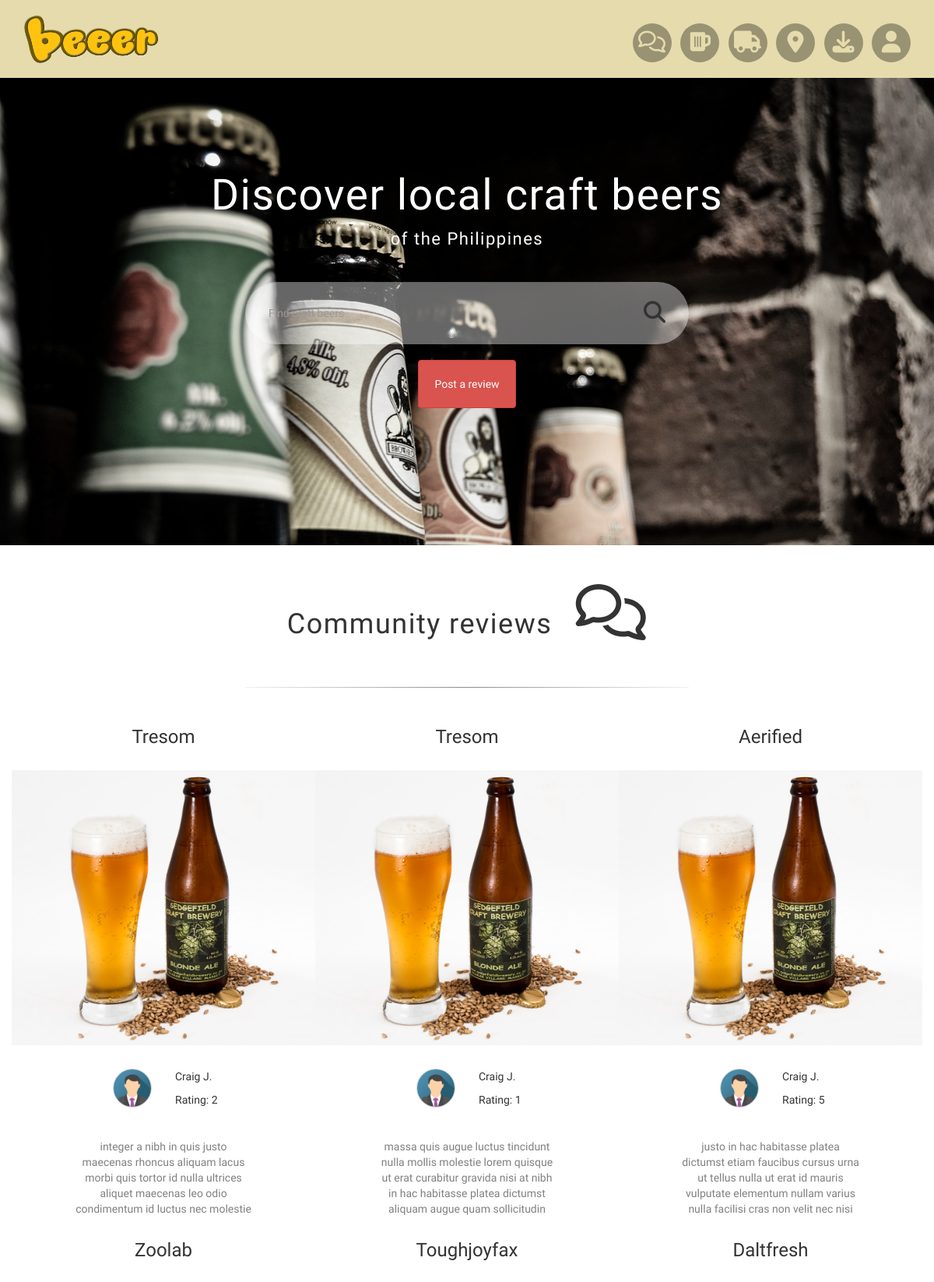
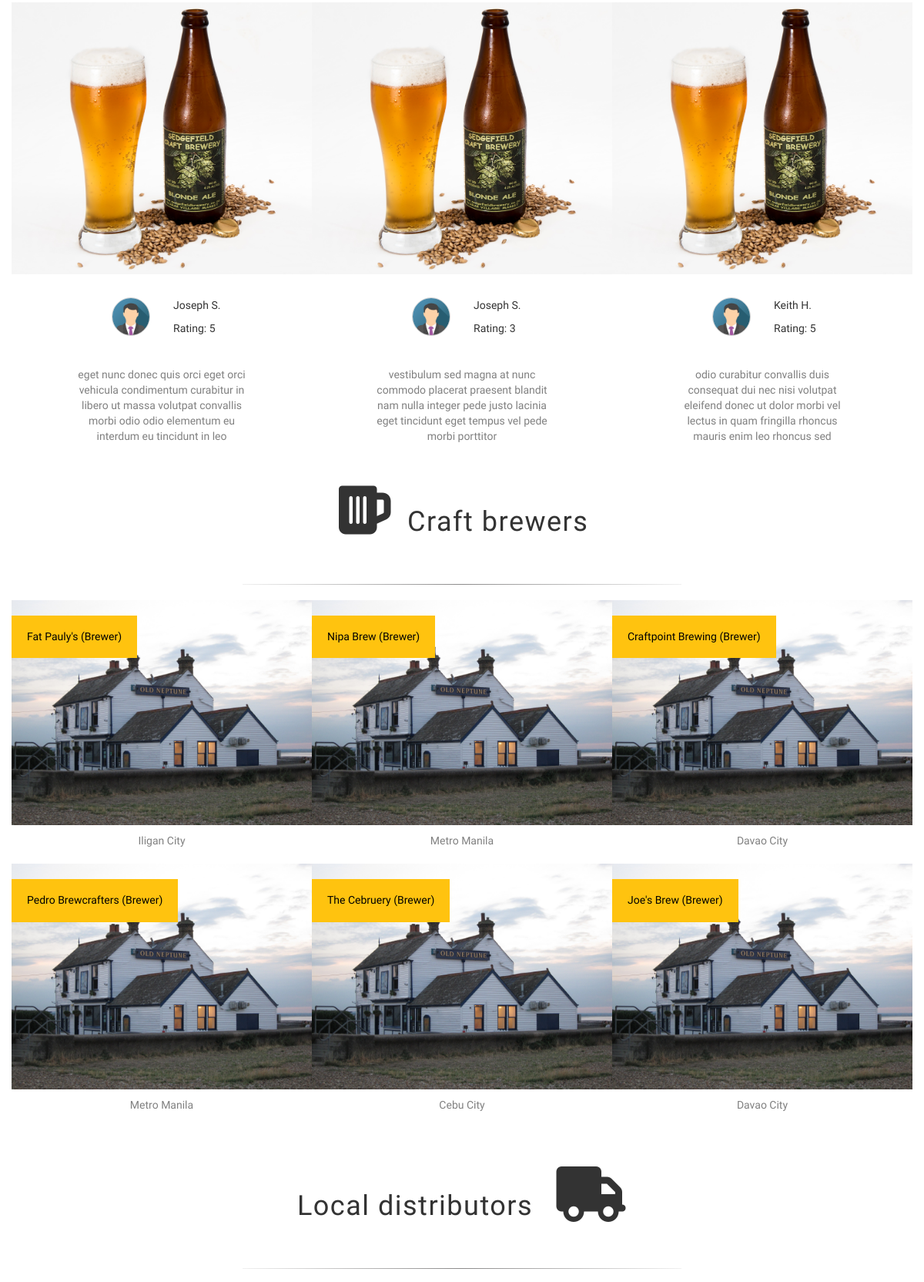
/index.php (signed in, upper part), run on the app's committed database (2 pictures, top to bottom).
### tables this page shows
CREATE TABLE `reviews` (
  `id` int(11) NOT NULL,
  `rating` int(11) DEFAULT NULL,
  `text` text,
  `img` varchar(255) DEFAULT NULL,
  `date` datetime DEFAULT NULL,
  `user_id` int(11) DEFAULT NULL,
  `beer_id` int(11) DEFAULT NULL
);

CREATE TABLE `beers` (
  `id` int(11) NOT NULL,
  `name` varchar(255) NOT NULL,
  `text` varchar(255) DEFAULT NULL,
  `img` varchar(255) NOT NULL,
  `brewer_id` int(11) DEFAULT NULL
);

CREATE TABLE `users` (
  `id` int(11) NOT NULL,
  `email_add` varchar(255) DEFAULT NULL,
  `first_name` varchar(255) DEFAULT NULL,
  `last_name` varchar(255) DEFAULT NULL,
  `dob` date DEFAULT NULL,
  `pwd` varchar(255) DEFAULT NULL
);

CREATE TABLE `brewers` (
  `id` int(11) NOT NULL,
  `name` varchar(255) NOT NULL,
  `bus_add` varchar(255) DEFAULT NULL,
  `sched_open` time DEFAULT NULL,
  `sched_close` time DEFAULT NULL,
  `phone_num` varchar(255) DEFAULT NULL,
  `img` varchar(255) DEFAULT NULL
);

### landing.php (called while the page is built, shortened)
<?php
  require_once "./layout.php";
?>

### index.php (called while the page is built, shortened)
<?php
  require_once "./landing.php";
?>

### reviews.php (the view)
<div class="container review-section" style="text-align:center;">
  <div class="row">
    <div class="col-lg-12">
      <h1 id="reviews">Community reviews <i class="fa fa-comments-o fa-2x" aria-hidden="true" style="padding-left:20px;"></i></h1>
    </div>
  </div>
  <hr class="style14">
  <div class="row">
    <?php
      require_once "connection.php";
      $query = "
      select reviews.img as r_img, beers.name, users.first_name, users.last_name, reviews.rating, reviews.text
      from reviews
      inner join beers on reviews.beer_id = beers.id
      inner join users on reviews.user_id = users.id
      order by rand()
      limit 0,6;
      ";
      $result = mysqli_query($conn, $query);
      while ($row = mysqli_fetch_assoc($result)) {
        $review_img = $row["r_img"];
        $beer_name = $row["name"];
        $user_fname = $row["first_name"];
        $user_lname = $row["last_name"];
        $user_rating = $row["rating"];
        $user_feedback = $row["text"];
        echo "
          <div class='col-xs-4 review-card'>
            <h3>" . $beer_name . "</h3>
            <a href='#'>
              <img class='image' src='" . $review_img . "' title='See full review'>
            </a>
            <div class='row'>
              <div class='col-xs-6 user-img'>
                <img src='./img/img_avatar.png'>
              </div>
              <div class='col-xs-6 user-details'>
                <p>" . $user_fname . " " . $user_lname[0] . ".</p>
                <p>Rating: " . $user_rating . "</p>
              </div>
            </div>
            <div class='user-feedback manage-text-overflow' style='color:grey;'>" . $user_feedback . "</div>
          </div>
        ";
      }
    ?>
  </div>
</div>

### brewers.php
<div class="container brewers-section" style="text-align:center;">
	<div class="row">
		<div class="col-xs-12">
			<h1 id="brewers"><i class="fa fa-beer fa-2x" aria-hidden="true" style="padding-right:20px;"></i>Craft brewers</h1>
		</div>
	</div>
	<hr class="style14">
	<div class="row">
		<?php
			require_once "connection.php";
			$query = "select * from brewers order by rand() limit 0,6;";
			$result = mysqli_query($conn, $query);
			while ($row = mysqli_fetch_assoc($result)) {
				$img_str = $row["img"];
				$img_title = $row["name"];
				$img_add = $row["bus_add"];
				echo "
					<div class='col-xs-4 brewer-img'>
						<a href='#'><h5>" . $img_title . "</h5></a>
						<img src='" . $img_str . "'>
						<p style='color:grey;padding:10px;'>" . $img_add . "</p>
					</div>
				";
			}
		?>
	</div>
</div>

### css/style.css (style rules this page uses)
body { font-family: 'Comfortaa', sans-serif; }
hr.style14 { width: 50%; border: 0; height: 1px; background-image: -webkit-linear-gradient(left, #f0f0f0, #8c8b8b, #f0f0f0); background-image: -moz-linear-gradient(left, #f0f0f0, #8c8b8b, #f0f0f0); background-image: -ms-linear-gradient(left, #f0f0f0, #8c8b8b, #f0f0f0); background-image: -o-linear-gradient(left, #f0f0f0, #8c8b8b, #f0f0f0); }
.review-section h1 { font-family: "Lilita One", cursive; padding: 30px 0 30px 0; letter-spacing: 1.5px; }
div.col-xs-4.review-card { padding-left: 0; padding-right: 0; }
div.col-xs-4.review-card > h3 { margin: 30px 0 30px 0; }
div.col-xs-4.review-card > div.row { margin-top: 30px; }
div.col-xs-4.review-card > div.row > div.col-xs-6.user-img { text-align: right; }
div.col-xs-4.review-card > div.row > div.col-xs-6.user-details { text-align: left; }
div.col-xs-4.review-card > div.row > div.col-xs-6 > img { height: 50px; width: 50px; border: 1px solid lightgrey; border-radius:50%; }
div.col-xs-4.review-card > div.user-feedback { height: 100px; text-overflow: ellipsis; overflow: hidden; margin-top: 30px; padding:0 80px 0 80px; }
div.col-xs-4.review-card > a > img { width: 100%; }
.brewers-section h1 { font-family: "Lilita One", cursive; padding: 30px 0 30px 0; letter-spacing: 1.5px; }
div.col-xs-4.brewer-img { padding-left: 0; padding-right: 0; }
.brewer-img > img { width: 100%; }
.brewer-img > a > h5 { position: absolute; top: 0; left: 0; margin: 20px 0 0 0; padding: 20px; background-color: rgb(255,195,15); color: #000; }

### data on the page
reviews: beer.name "Tresom", img (placeholder picture), user.first_name "Craig", user.last_name "J", rating "2", text "integer a nibh in quis justo maecenas rhoncus aliquam lacus morbi quis tortor id nulla ultrices aliquet maecenas leo odio condimentum id luctus nec molestie…"
reviews: beer.name "Tresom", img (placeholder picture), user.first_name "Craig", user.last_name "J", rating "1", text "massa quis augue luctus tincidunt nulla mollis molestie lorem quisque ut erat curabitur gravida nisi at nibh in hac habitasse platea dictumst aliquam augue quam sollicitudin…"
reviews: beer.name "Aerified", img (placeholder picture), user.first_name "Craig", user.last_name "J", rating "5", text "justo in hac habitasse platea dictumst etiam faucibus cursus urna ut tellus nulla ut erat id mauris vulputate elementum nullam varius nulla facilisi cras non velit nec nisi…"
reviews: beer.name "Zoolab", img (placeholder picture), user.first_name "Joseph", user.last_name "S", rating "5", text "eget nunc donec quis orci eget orci vehicula condimentum curabitur in libero ut massa volutpat convallis morbi odio odio elementum eu interdum eu tincidunt in leo…"
reviews: beer.name "Toughjoyfax", img (placeholder picture), user.first_name "Joseph", user.last_name "S", rating "3", text "vestibulum sed magna at nunc commodo placerat praesent blandit nam nulla integer pede justo lacinia eget tincidunt eget tempus vel pede morbi porttitor"
reviews: beer.name "Daltfresh", img (placeholder picture), user.first_name "Keith", user.last_name "H", rating "5", text "odio curabitur convallis duis consequat dui nec nisi volutpat eleifend donec ut dolor morbi vel lectus in quam fringilla rhoncus mauris enim leo rhoncus sed…"
brewers: name "Fat Pauly's (Brewer)", img (placeholder picture), bus_add "Iligan City"
brewers: name "Nipa Brew (Brewer)", img (placeholder picture), bus_add "Metro Manila"
brewers: name "Craftpoint Brewing (Brewer)", img (placeholder picture), bus_add "Davao City"
brewers: name "Pedro Brewcrafters (Brewer)", img (placeholder picture), bus_add "Metro Manila"
brewers: name "The Cebruery (Brewer)", img (placeholder picture), bus_add "Cebu City"
brewers: name "Joe's Brew (Brewer)", img (placeholder picture), bus_add "Davao City"
